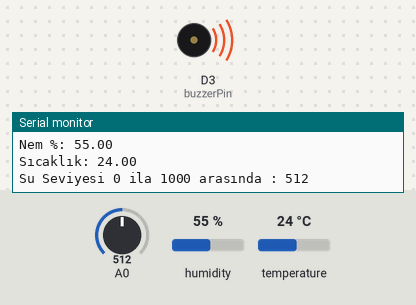
Bench run of a sketch on a simulated ESP8266 (NodeMCU). On the bench: buzzer (waves = sounding, pin HIGH), the last lines printed to the serial monitor. The inputs (shaded band) are chosen by the test bench; at power-on: A0 = 512, humidity 55 %, temperature 24 °C.

Above: at 4.8 s.
4.9 s: A0 set to 105
9.9 s: A0 set to 89
At 13.1 s:
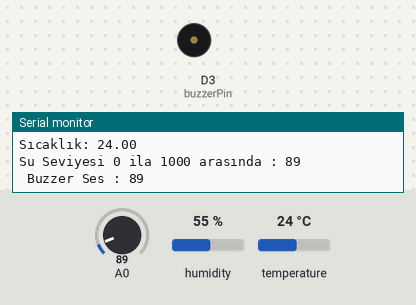
14.9 s: A0 set to 110
At 16.8 s:
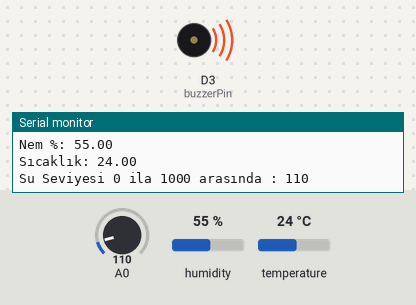
19.9 s: A0 set to 90
At 21.7 s:
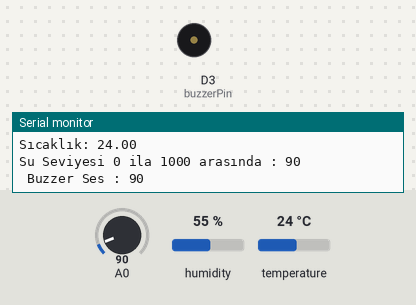
Timing chart, 0 to 23.2 s (numbered marks = the images above; inputs shaded):
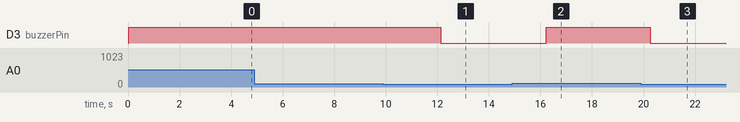

The sketch:

watersensor+dht11+buzzer.ino
```cpp
// 201813172069 Yasin Seven Mikrodenetleyiciler dersi Su seviye sensörü ve DHT Sıcaklık , nem sensörü ile buzzer hoperlör çalıştırma projesi
#include "DHT.h"
#define DHTPIN D2
#define DHTTYPE DHT11
int buzzerPin = D3;

DHT dht(DHTPIN, DHTTYPE);


void setup() {
  Serial.begin(9600);
  dht.begin();
  pinMode(D3,OUTPUT);

}

void loop() {
  float nem = dht.readHumidity();
  float sicaklik = dht.readTemperature();


  Serial.print("Nem %: ");
  Serial.println(nem);
  Serial.print("Sıcaklık: ");
  Serial.println(sicaklik);
  int su_seviyesi=analogRead(A0);
  Serial.print("Su Seviyesi 0 ila 1000 arasında : ");
  Serial.println(su_seviyesi);
  if(su_seviyesi  > 100 ){
     digitalWrite(D3,HIGH);
     delay(2000);
  }
  else{
    digitalWrite(D3,LOW);
  }

  Serial.print(" Buzzer Ses : " ) ;
  Serial.println(su_seviyesi);
  delay(2000);


}
```

Measured:
- the behaviour switches between 101 and 100 on A0 (found by bisection; images 0 and 1)
- after the input at 9.9 s, D3 (buzzerPin): HIGH → LOW after 2.2 s
- after the input at 14.9 s, D3 (buzzerPin): LOW → HIGH after 1.3 s
- after the input at 19.9 s, D3 (buzzerPin): HIGH → LOW after 0.36 s
